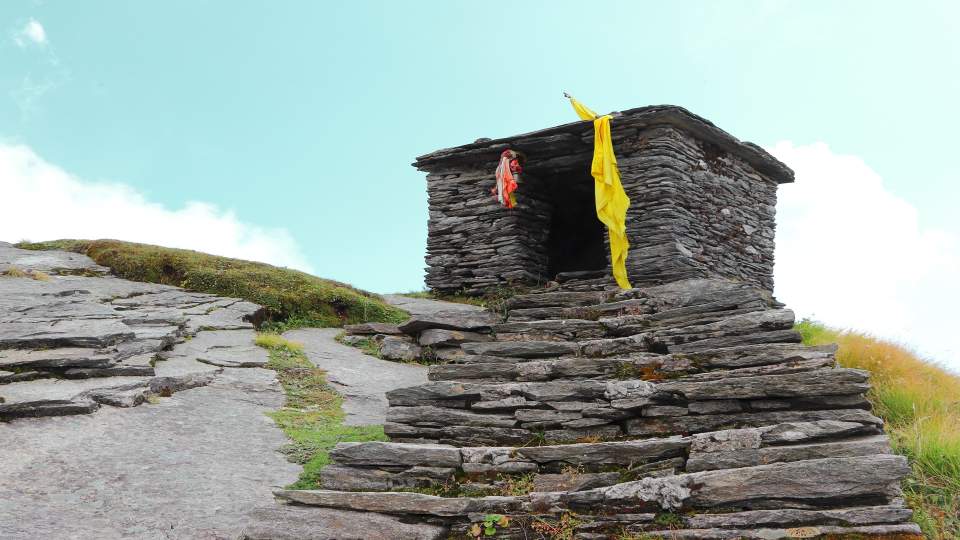
//> input picture HLS_Use_Model/Standalone_HLS_AXI_Example/testcase55.jpg, 1920 x 1080 px (shown at 1/2 size)
$ ./host ../../../../../../HLS_Use_Model/Standalone_HLS_AXI_Example/testcase55.jpg ../../../../../../HLS_Use_Model/Standalone_HLS_AXI_Example/testcase55.jpg 100 100 3   (built with g++ and OpenCV 4)
//> lines starting //> are read from the running program, lines starting //| are printed output that depends on the picture
// [15 lines of licence text are left out]

#define PROFILE

#include <adf/adf_api/XRTConfig.h>
#include <chrono>
#include <common/xf_aie_sw_utils.hpp>
#include <common/xfcvDataMovers.h>
#include <fstream>
#include <stdint.h>
#include <stdio.h>
#include <stdlib.h>
#include <xaiengine.h>
#include <xrt/experimental/xrt_kernel.h>

#include "graph.cpp"

int run_opencv_ref(cv::Mat& srcImageR, cv::Mat& dstRefImage, float coeff[9]) {
    cv::Mat tmpImage;
    cv::Mat kernel = cv::Mat(3, 3, CV_32F, coeff);
    cv::filter2D(srcImageR, dstRefImage, -1, kernel, cv::Point(-1, -1), 0, cv::BORDER_REPLICATE);
    return 0;
}

/*
 ******************************************************************************
 * Top level executable
 ******************************************************************************
 */

int main(int argc, char** argv) {
    try {
        if (argc < 3) {
            std::stringstream errorMessage;
            errorMessage << argv[0] << " <xclbin> <inputImage> [width] [height] [iterations]";
            std::cerr << errorMessage.str();
            throw std::invalid_argument(errorMessage.str());
        }

        const char* xclBinName = argv[1];
        //////////////////////////////////////////
        // Read image from file and resize
        //////////////////////////////////////////
        cv::Mat srcImageR;
        srcImageR = cv::imread(argv[2], 0);
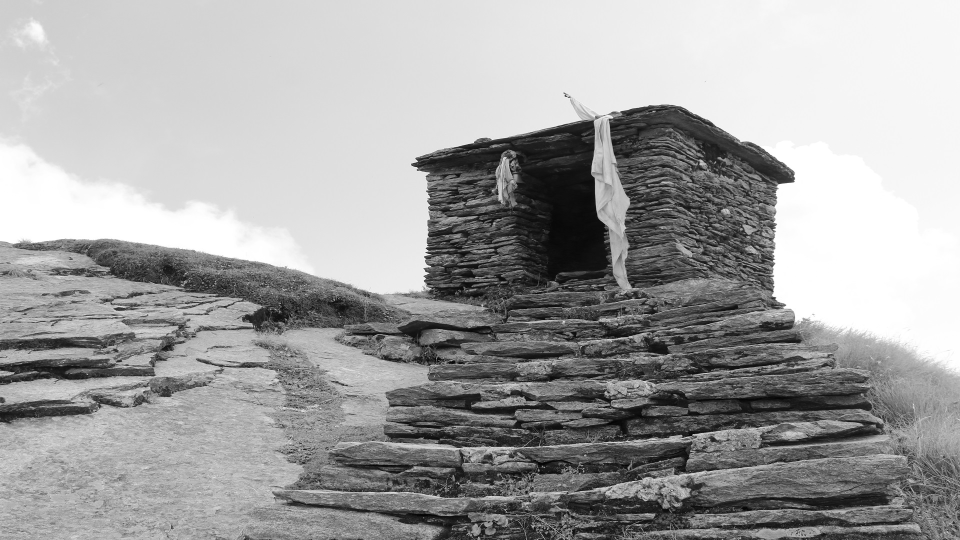
//> srcImageR: 1080 rows x 1920 cols, CV_8UC1 (shown at 1/2 size); min 0, max 255, mean 162.1

        int width = srcImageR.cols;
//> width = 1920
        if (argc >= 4) width = atoi(argv[3]);
//> width = 100
        int height = srcImageR.rows;
//> height = 1080
        if (argc >= 5) height = atoi(argv[4]);
//> height = 100

        if ((width != srcImageR.cols) || (height != srcImageR.rows))
            cv::resize(srcImageR, srcImageR, cv::Size(width, height));
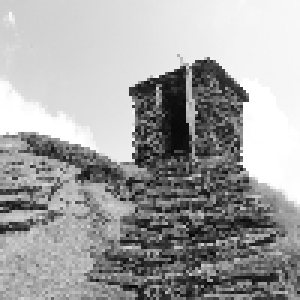
//> srcImageR: 100 rows x 100 cols, CV_8UC1 (shown 3 times larger); min 3, max 255, mean 162

        int iterations = 1;
        if (argc >= 6) iterations = atoi(argv[5]);
//> iterations = 3

        std::cout << "Image size" << std::endl;
        std::cout << srcImageR.rows << std::endl;
//| 100
        std::cout << srcImageR.cols << std::endl;
//| 100
        std::cout << srcImageR.elemSize() << std::endl;
//| 1
        std::cout << "Image size (end)" << std::endl;
        int op_width = srcImageR.cols;
//> op_width = 100
        int op_height = srcImageR.rows;
//> op_height = 100

        //////////////////////////////////////////
        // Run opencv reference test (filter2D design)
        //////////////////////////////////////////
        cv::Mat dstRefImage;
        run_opencv_ref(srcImageR, dstRefImage, kData);
//> in run_opencv_ref, `cv::Mat kernel = cv::Mat(3, 3, CV_32F, coeff);`: kernel = [[0.0625, 0.125, 0.0625], [0.125, 0.25, 0.125], [0.0625, 0.125, 0.0625]]
//> in run_opencv_ref, `cv::filter2D(srcImageR, dstRefImage, -1, kernel, cv::Point(-1, -1), 0,..`:
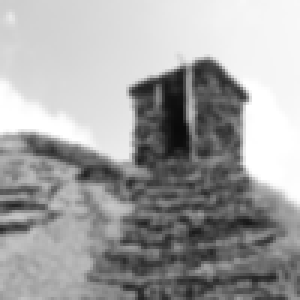
//> dstRefImage: 100 rows x 100 cols, CV_8UC1 (shown 3 times larger); min 10, max 255, mean 162
//> kData = [0.0625, 0.125, 0.0625, 0.125, 0.25, 0.125, 0.0625, 0.125, 0.0625]

        // Initializa device
        xF::deviceInit(xclBinName);
//> (this line was passed over: xF is not available in this run)

        // Load image

        std::vector<int16_t> srcData;
        srcData.assign(srcImageR.data, (srcImageR.data + srcImageR.total()));
//> srcData = 10000 values, max 255 at index 2681, min 3 at index 7863, mean 162
        cv::Mat src(srcImageR.rows, srcImageR.cols, CV_16SC1, (void*)srcData.data());

        // Allocate output buffer
        std::vector<int16_t> dstData;
        dstData.assign(op_height * op_width, 0);
//> dstData = 10000 values from 0 to 0

        cv::Mat dst(op_height, op_width, CV_16SC1, (void*)dstData.data());
        cv::Mat dstOutImage(op_height, op_width, srcImageR.type());

//> (the run ends here: the program needs code that is not available in this run, at `xF::xfcvDataMovers<xF::TILER, int16_t, TILE_HEIGHT, TILE_WIDTH, VECTOR..`)
